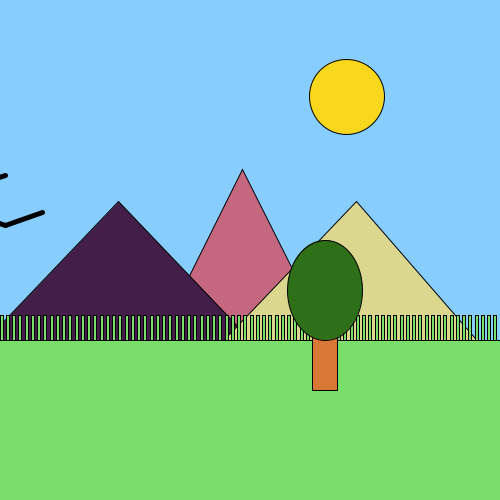
Frame 1 (no input)
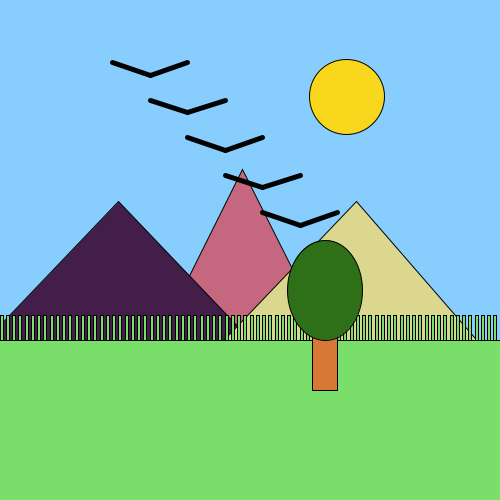
Frame 60 (the mouse pressed at the canvas centre just before this capture)
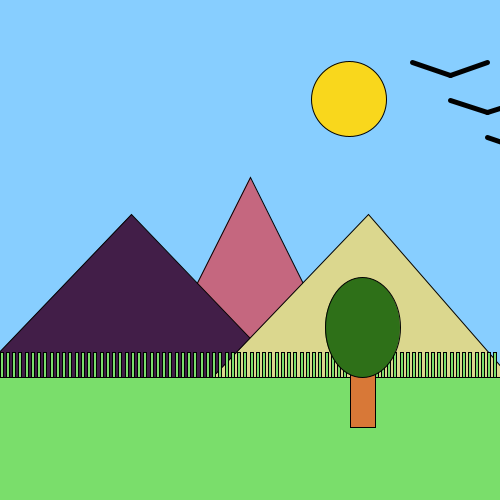
Frame 120 (the mouse held since frame 60 and released just before this capture)

The Processing sketch that drew these frames (run headless with seeded random() and noise(); from frame 60 on, the mouse is pressed at the canvas centre):

// Processing sketch: Motion_Paralax
// ── Motion_Paralax.pde
//Name:       Calvin Ip
//Date:       Nov 26, 2019
//Version:    1.0
//Description: 

//Variables
float sF;
float xLoc;
float yLoc;
float colourRandom;

float x, y;

color mountain1, mountain2, mountain3;

int step = 50;

float birdLoc = 0;

//Setup
void setup(){
  frameRate(30);
  size(500, 500);
  println("Width: " + width + " Height: " + height );
  sF = width / 10;
  
  mountain1 = colourRandomizer();
  mountain2 = colourRandomizer();
  mountain3 = colourRandomizer();
  
  drawBackground();
  drawSun();
  drawMountain1();
  drawMountain2();
  drawMountain3();
  drawGrass();
  drawTree();
  drawBirds();
  
}

void draw(){
  drawBackground();
  drawSun();
  drawMountain1();
  drawMountain2();
  drawMountain3();
  drawGrass();
  drawTree();
  drawBirds();
  
  System.out.println("X " + mouseX + " Y " + mouseY);
  
  //Grid (For Drawing)
 //  for(int i = 0; i < width/step; i++ ) {
 //  line(i*step, 0, i*step, height);
 //  line(0, i*step, width, i*step);
 //} 

 x = mouseX;
 y = mouseY;
 
}

color colourRandomizer(){
  return color( (int)(Math.random()*255), (int)(Math.random()*255), (int)(Math.random()*255));
}

void drawBackground(){
  background( 135, 206, 255);
}

void drawSun(){
  float offsetX = 7*sF - mouseX;
  float offsetY = 7*sF - mouseY;
  stroke(1);
  fill(#F9D71C);
  circle( 7*sF - offsetX*0.01 , 2*sF - offsetY*0.01, 1.5*sF);
}

//Far Mountatin
void drawMountain1(){
  float offsetX = 5*sF - mouseX;
  float offsetY = 3.5*sF - mouseY;
  fill( mountain1 );
  triangle(5*sF - offsetX*0.03, 3.5*sF - offsetY*0.03, 2.75*sF - offsetX*0.03, 8*sF - offsetY*0.03, 7.25*sF - offsetX*0.03, 8*sF - offsetY*0.03);
}

void drawMountain2(){
  float offsetX = 2.5*sF - mouseX;
  float offsetY = 4.25*sF - mouseY;
  fill(mountain2);
  triangle(2.5*sF - offsetX*0.05, 4.25*sF - offsetY*0.05, -3*sF - offsetX*0.05, 10*sF - offsetY*0.05, 8*sF - offsetX*0.05, 10*sF - offsetY*0.05 );
}

void drawMountain3(){
  float offsetX = 7.5*sF - mouseX;
  float offsetY = 4.25*sF - mouseY;
  fill(mountain3);
  triangle(7.5*sF - offsetX*0.05, 4.25*sF - offsetY*0.05, 2*sF - offsetX*0.05, 10*sF - offsetY*0.05, 12.5*sF - offsetX*0.05, 10*sF - offsetY*0.05);
}

void drawGrass(){
  float offsetX = 0*sF - mouseX;
  float offsetY = 8*sF - mouseY;
  
  //Grass
  stroke(1);
  rectMode( CORNER );
  fill(#7ADE6B);
  rect(0 - 2*sF - offsetX*0.15, 8*sF - offsetY*0.15, width + sF*2, 4*sF  );
  
  //Grass Blades
  for( float i = 0; i < width + 2*sF; i = i + 0.125*sF ) {       
    fill(#7ADE6B);
    rect(i - 2*sF - offsetX*0.15, 8*sF - 0.5*sF - offsetY*0.15, width/160, 0.5*sF  );    
  }
  
}

void drawTree(){
  float offsetX = 0*sF - mouseX;
  float offsetY = 8*sF - mouseY;
  //Trunk
  fill(#D87837);
  rectMode(CENTER);
  rect(6.5*sF - offsetX*0.15, 8*sF - offsetY*0.15, 0.5*sF, 2*sF);
  
  //Leaves
  fill(#2E7018);
  ellipseMode(CENTER);
  ellipse(6.5*sF - offsetX*0.15, 7*sF - offsetY*0.15, 1.5*sF, 2*sF);
}

void drawBirds(){
  fill(#000000);
  strokeWeight(0.10 * sF);
  
  for( float bird = 0; bird < 5; bird++ ) {
    line(birdLoc + (-bird*3/4*sF), 4.5*sF + (-bird*3/4*sF), birdLoc - (0.75*sF) + (-bird*3/4*sF), 4.25*sF + (-bird*3/4*sF));  
    line(birdLoc + (-bird*3/4*sF), 4.5*sF + (-bird*3/4*sF), birdLoc + (0.75*sF) + (-bird*3/4*sF), 4.25*sF + (-bird*3/4*sF));
  }
  strokeWeight(1);
  
  //Bird Movement
    if(birdLoc < width + 4*sF){
      birdLoc = birdLoc + 0.10 * sF;
    } else {
      birdLoc = 0 - 1*sF;
    }
    
}
